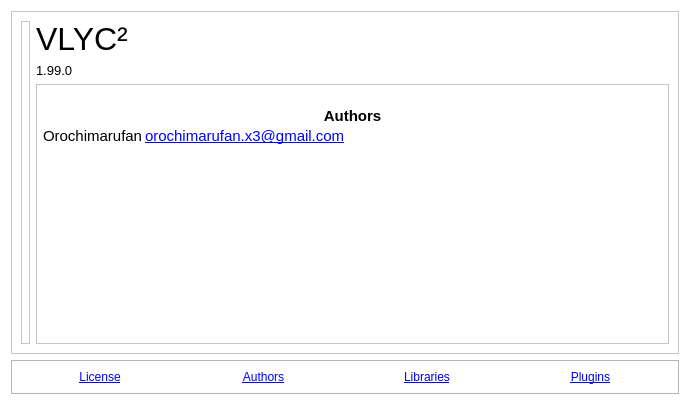
<?xml version="1.0" encoding="UTF-8"?>
<ui version="4.0">
 <class>About</class>
 <widget class="QWidget" name="About">
  <property name="geometry">
   <rect>
    <x>0</x>
    <y>0</y>
    <width>690</width>
    <height>405</height>
   </rect>
  </property>
  <property name="sizePolicy">
   <sizepolicy hsizetype="Fixed" vsizetype="Fixed">
    <horstretch>0</horstretch>
    <verstretch>0</verstretch>
   </sizepolicy>
  </property>
  <property name="minimumSize">
   <size>
    <width>690</width>
    <height>400</height>
   </size>
  </property>
  <property name="palette">
   <palette>
    <active>
     <colorrole role="Base">
      <brush brushstyle="SolidPattern">
       <color alpha="255">
        <red>255</red>
        <green>255</green>
        <blue>255</blue>
       </color>
      </brush>
     </colorrole>
     <colorrole role="Window">
      <brush brushstyle="SolidPattern">
       <color alpha="255">
        <red>255</red>
        <green>255</green>
        <blue>255</blue>
       </color>
      </brush>
     </colorrole>
    </active>
    <inactive>
     <colorrole role="Base">
      <brush brushstyle="SolidPattern">
       <color alpha="255">
        <red>255</red>
        <green>255</green>
        <blue>255</blue>
       </color>
      </brush>
     </colorrole>
     <colorrole role="Window">
      <brush brushstyle="SolidPattern">
       <color alpha="255">
        <red>255</red>
        <green>255</green>
        <blue>255</blue>
       </color>
      </brush>
     </colorrole>
    </inactive>
    <disabled>
     <colorrole role="Base">
      <brush brushstyle="SolidPattern">
       <color alpha="255">
        <red>255</red>
        <green>255</green>
        <blue>255</blue>
       </color>
      </brush>
     </colorrole>
     <colorrole role="Window">
      <brush brushstyle="SolidPattern">
       <color alpha="255">
        <red>255</red>
        <green>255</green>
        <blue>255</blue>
       </color>
      </brush>
     </colorrole>
    </disabled>
   </palette>
  </property>
  <property name="windowTitle">
   <string>About</string>
  </property>
  <layout class="QVBoxLayout" name="verticalLayout">
   <item>
    <widget class="QFrame" name="frame">
     <property name="palette">
      <palette>
       <active>
        <colorrole role="Base">
         <brush brushstyle="SolidPattern">
          <color alpha="255">
           <red>255</red>
           <green>255</green>
           <blue>255</blue>
          </color>
         </brush>
        </colorrole>
        <colorrole role="Window">
         <brush brushstyle="SolidPattern">
          <color alpha="255">
           <red>255</red>
           <green>255</green>
           <blue>255</blue>
          </color>
         </brush>
        </colorrole>
       </active>
       <inactive>
        <colorrole role="Base">
         <brush brushstyle="SolidPattern">
          <color alpha="255">
           <red>255</red>
           <green>255</green>
           <blue>255</blue>
          </color>
         </brush>
        </colorrole>
        <colorrole role="Window">
         <brush brushstyle="SolidPattern">
          <color alpha="255">
           <red>255</red>
           <green>255</green>
           <blue>255</blue>
          </color>
         </brush>
        </colorrole>
       </inactive>
       <disabled>
        <colorrole role="Base">
         <brush brushstyle="SolidPattern">
          <color alpha="255">
           <red>255</red>
           <green>255</green>
           <blue>255</blue>
          </color>
         </brush>
        </colorrole>
        <colorrole role="Window">
         <brush brushstyle="SolidPattern">
          <color alpha="255">
           <red>255</red>
           <green>255</green>
           <blue>255</blue>
          </color>
         </brush>
        </colorrole>
       </disabled>
      </palette>
     </property>
     <property name="frameShape">
      <enum>QFrame::StyledPanel</enum>
     </property>
     <property name="frameShadow">
      <enum>QFrame::Raised</enum>
     </property>
     <layout class="QGridLayout" name="gridLayout">
      <item row="0" column="1">
       <widget class="QLabel" name="appname">
        <property name="font">
         <font>
          <pointsize>24</pointsize>
         </font>
        </property>
        <property name="text">
         <string>VLYC²</string>
        </property>
       </widget>
      </item>
      <item row="1" column="1">
       <widget class="QLabel" name="appver">
        <property name="palette">
         <palette>
          <active>
           <colorrole role="Text">
            <brush brushstyle="SolidPattern">
             <color alpha="255">
              <red>92</red>
              <green>93</green>
              <blue>93</blue>
             </color>
            </brush>
           </colorrole>
          </active>
          <inactive>
           <colorrole role="Text">
            <brush brushstyle="SolidPattern">
             <color alpha="255">
              <red>92</red>
              <green>93</green>
              <blue>93</blue>
             </color>
            </brush>
           </colorrole>
          </inactive>
          <disabled>
           <colorrole role="Text">
            <brush brushstyle="SolidPattern">
             <color alpha="255">
              <red>143</red>
              <green>146</green>
              <blue>147</blue>
             </color>
            </brush>
           </colorrole>
          </disabled>
         </palette>
        </property>
        <property name="font">
         <font>
          <pointsize>10</pointsize>
         </font>
        </property>
        <property name="text">
         <string>1.99.0</string>
        </property>
       </widget>
      </item>
      <item row="2" column="1">
       <widget class="QStackedWidget" name="stackedWidget">
        <property name="lineWidth">
         <number>0</number>
        </property>
        <property name="currentIndex">
         <number>1</number>
        </property>
        <widget class="QTextEdit" name="licensePage">
         <property name="font">
          <font>
           <family>Courier</family>
           <pointsize>9</pointsize>
          </font>
         </property>
         <property name="frameShadow">
          <enum>QFrame::Plain</enum>
         </property>
         <property name="html">
          <string>&lt;!DOCTYPE HTML PUBLIC &quot;-//W3C//DTD HTML 4.0//EN&quot; &quot;http://www.w3.org/TR/REC-html40/strict.dtd&quot;&gt;
&lt;html&gt;&lt;head&gt;&lt;meta name=&quot;qrichtext&quot; content=&quot;1&quot; /&gt;&lt;title&gt;GNU General Public License v3.0 - GNU Project - Free Software Foundation (FSF)&lt;/title&gt;&lt;style type=&quot;text/css&quot;&gt;
p, li { white-space: pre-wrap; }
&lt;/style&gt;&lt;/head&gt;&lt;body style=&quot; font-family:'Courier'; font-size:9pt; font-weight:400; font-style:normal;&quot;&gt;
&lt;p style=&quot; margin-top:18px; margin-bottom:12px; margin-left:0px; margin-right:0px; -qt-block-indent:0; text-indent:0px;&quot;&gt;&lt;span style=&quot; font-size:xx-large; font-weight:600;&quot;&gt;License&lt;/span&gt;&lt;/p&gt;
&lt;p style=&quot; margin-top:12px; margin-bottom:12px; margin-left:0px; margin-right:0px; -qt-block-indent:0; text-indent:0px;&quot;&gt;&lt;span style=&quot; font-weight:600;&quot;&gt;GNU GENERAL PUBLIC LICENSE&lt;/span&gt;&lt;/p&gt;
&lt;p style=&quot; margin-top:12px; margin-bottom:12px; margin-left:0px; margin-right:0px; -qt-block-indent:0; text-indent:0px;&quot;&gt;Version 3, 29 June 2007 &lt;/p&gt;
&lt;p style=&quot; margin-top:12px; margin-bottom:12px; margin-left:0px; margin-right:0px; -qt-block-indent:0; text-indent:0px;&quot;&gt;Copyright © 2007 Free Software Foundation, Inc. &amp;lt;&lt;a href=&quot;http://fsf.org/&quot;&gt;&lt;span style=&quot; text-decoration: underline; color:#0000ff;&quot;&gt;http://fsf.org/&lt;/span&gt;&lt;/a&gt;&amp;gt;&lt;/p&gt;
&lt;p style=&quot; margin-top:12px; margin-bottom:12px; margin-left:0px; margin-right:0px; -qt-block-indent:0; text-indent:0px;&quot;&gt;Everyone is permitted to copy and distribute verbatim copies of this license document, but changing it is not allowed. &lt;/p&gt;
&lt;p style=&quot; margin-top:0px; margin-bottom:0px; margin-left:0px; margin-right:0px; -qt-block-indent:0; text-indent:0px;&quot;&gt;&lt;a name=&quot;preamble&quot;&gt;&lt;/a&gt;&lt;span style=&quot; font-weight:600;&quot;&gt;P&lt;/span&gt;&lt;span style=&quot; font-weight:600;&quot;&gt;reamble&lt;/span&gt;&lt;/p&gt;
&lt;p style=&quot; margin-top:12px; margin-bottom:12px; margin-left:0px; margin-right:0px; -qt-block-indent:0; text-indent:0px;&quot;&gt;The GNU General Public License is a free, copyleft license for software and other kinds of works. &lt;/p&gt;
&lt;p style=&quot; margin-top:12px; margin-bottom:12px; margin-left:0px; margin-right:0px; -qt-block-indent:0; text-indent:0px;&quot;&gt;The licenses for most software and other practical works are designed to take away your freedom to share and change the works. By contrast, the GNU General Public License is intended to guarantee your freedom to share and change all versions of a program--to make sure it remains free software for all its users. We, the Free Software Foundation, use the GNU General Public License for most of our software; it applies also to any other work released this way by its authors. You can apply it to your programs, too. &lt;/p&gt;
&lt;p style=&quot; margin-top:12px; margin-bottom:12px; margin-left:0px; margin-right:0px; -qt-block-indent:0; text-indent:0px;&quot;&gt;When we speak of free software, we are referring to freedom, not price. Our General Public Licenses are designed to make sure that you have the freedom to distribute copies of free software (and charge for them if you wish), that you receive source code or can get it if you want it, that you can change the software or use pieces of it in new free programs, and that you know you can do these things. &lt;/p&gt;
&lt;p style=&quot; margin-top:12px; margin-bottom:12px; margin-left:0px; margin-right:0px; -qt-block-indent:0; text-indent:0px;&quot;&gt;To protect your rights, we need to prevent others from denying you these rights or asking you to surrender the rights. Therefore, you have certain responsibilities if you distribute copies of the software, or if you modify it: responsibilities to respect the freedom of others. &lt;/p&gt;
&lt;p style=&quot; margin-top:12px; margin-bottom:12px; margin-left:0px; margin-right:0px; -qt-block-indent:0; text-indent:0px;&quot;&gt;For example, if you distribute copies of such a program, whether gratis or for a fee, you must pass on to the recipients the same freedoms that you received. You must make sure that they, too, receive or can get the source code. And you must show them these terms so they know their rights. &lt;/p&gt;
&lt;p style=&quot; margin-top:12px; margin-bottom:12px; margin-left:0px; margin-right:0px; -qt-block-indent:0; text-indent:0px;&quot;&gt;Developers that use the GNU GPL protect your rights with two steps: (1) assert copyright on the software, and (2) offer you this License giving you legal permission to copy, distribute and/or modify it. &lt;/p&gt;
&lt;p style=&quot; margin-top:12px; margin-bottom:12px; margin-left:0px; margin-right:0px; -qt-block-indent:0; text-indent:0px;&quot;&gt;For the developers' and authors' protection, the GPL clearly explains that there is no warranty for this free software. For both users' and authors' sake, the GPL requires that modified versions be marked as changed, so that their problems will not be attributed erroneously to authors of previous versions. &lt;/p&gt;
&lt;p style=&quot; margin-top:12px; margin-bottom:12px; margin-left:0px; margin-right:0px; -qt-block-indent:0; text-indent:0px;&quot;&gt;Some devices are designed to deny users access to install or run modified versions of the software inside them, although the manufacturer can do so. This is fundamentally incompatible with the aim of protecting users' freedom to change the software. The systematic pattern of such abuse occurs in the area of products for individuals to use, which is precisely where it is most unacceptable. Therefore, we have designed this version of the GPL to prohibit the practice for those products. If such problems arise substantially in other domains, we stand ready to extend this provision to those domains in future versions of the GPL, as needed to protect the freedom of users. &lt;/p&gt;
&lt;p style=&quot; margin-top:12px; margin-bottom:12px; margin-left:0px; margin-right:0px; -qt-block-indent:0; text-indent:0px;&quot;&gt;Finally, every program is threatened constantly by software patents. States should not allow patents to restrict development and use of software on general-purpose computers, but in those that do, we wish to avoid the special danger that patents applied to a free program could make it effectively proprietary. To prevent this, the GPL assures that patents cannot be used to render the program non-free. &lt;/p&gt;
&lt;p style=&quot; margin-top:12px; margin-bottom:12px; margin-left:0px; margin-right:0px; -qt-block-indent:0; text-indent:0px;&quot;&gt;The precise terms and conditions for copying, distribution and modification follow. &lt;/p&gt;
&lt;p style=&quot; margin-top:0px; margin-bottom:0px; margin-left:0px; margin-right:0px; -qt-block-indent:0; text-indent:0px;&quot;&gt;&lt;a name=&quot;terms&quot;&gt;&lt;/a&gt;&lt;span style=&quot; font-weight:600;&quot;&gt;T&lt;/span&gt;&lt;span style=&quot; font-weight:600;&quot;&gt;ERMS AND CONDITIONS&lt;/span&gt;&lt;/p&gt;
&lt;p style=&quot; margin-top:0px; margin-bottom:0px; margin-left:0px; margin-right:0px; -qt-block-indent:0; text-indent:0px;&quot;&gt;&lt;a name=&quot;section0&quot;&gt;&lt;/a&gt;&lt;span style=&quot; font-weight:600;&quot;&gt;0&lt;/span&gt;&lt;span style=&quot; font-weight:600;&quot;&gt;. Definitions.&lt;/span&gt;&lt;/p&gt;
&lt;p style=&quot; margin-top:12px; margin-bottom:12px; margin-left:0px; margin-right:0px; -qt-block-indent:0; text-indent:0px;&quot;&gt;“This License” refers to version 3 of the GNU General Public License. &lt;/p&gt;
&lt;p style=&quot; margin-top:12px; margin-bottom:12px; margin-left:0px; margin-right:0px; -qt-block-indent:0; text-indent:0px;&quot;&gt;“Copyright” also means copyright-like laws that apply to other kinds of works, such as semiconductor masks. &lt;/p&gt;
&lt;p style=&quot; margin-top:12px; margin-bottom:12px; margin-left:0px; margin-right:0px; -qt-block-indent:0; text-indent:0px;&quot;&gt;“The Program” refers to any copyrightable work licensed under this License. Each licensee is addressed as “you”. “Licensees” and “recipients” may be individuals or organizations. &lt;/p&gt;
&lt;p style=&quot; margin-top:12px; margin-bottom:12px; margin-left:0px; margin-right:0px; -qt-block-indent:0; text-indent:0px;&quot;&gt;To “modify” a work means to copy from or adapt all or part of the work in a fashion requiring copyright permission, other than the making of an exact copy. The resulting work is called a “modified version” of the earlier work or a work “based on” the earlier work. &lt;/p&gt;
&lt;p style=&quot; margin-top:12px; margin-bottom:12px; margin-left:0px; margin-right:0px; -qt-block-indent:0; text-indent:0px;&quot;&gt;A “covered work” means either the unmodified Program or a work based on the Program. &lt;/p&gt;
&lt;p style=&quot; margin-top:12px; margin-bottom:12px; margin-left:0px; margin-right:0px; -qt-block-indent:0; text-indent:0px;&quot;&gt;To “propagate” a work means to do anything with it that, without permission, would make you directly or secondarily liable for infringement under applicable copyright law, except executing it on a computer or modifying a private copy. Propagation includes copying, distribution (with or without modification), making available to the public, and in some countries other activities as well. &lt;/p&gt;
&lt;p style=&quot; margin-top:12px; margin-bottom:12px; margin-left:0px; margin-right:0px; -qt-block-indent:0; text-indent:0px;&quot;&gt;To “convey” a work means any kind of propagation that enables other parties to make or receive copies. Mere interaction with a user through a computer network, with no transfer of a copy, is not conveying. &lt;/p&gt;
&lt;p style=&quot; margin-top:12px; margin-bottom:12px; margin-left:0px; margin-right:0px; -qt-block-indent:0; text-indent:0px;&quot;&gt;An interactive user interface displays “Appropriate Legal Notices” to the extent that it includes a convenient and prominently visible feature that (1) displays an appropriate copyright notice, and (2) tells the user that there is no warranty for the work (except to the extent that warranties are provided), that licensees may convey the work under this License, and how to view a copy of this License. If the interface presents a list of user commands or options, such as a menu, a prominent item in the list meets this criterion. &lt;/p&gt;
&lt;p style=&quot; margin-top:0px; margin-bottom:0px; margin-left:0px; margin-right:0px; -qt-block-indent:0; text-indent:0px;&quot;&gt;&lt;a name=&quot;section1&quot;&gt;&lt;/a&gt;&lt;span style=&quot; font-weight:600;&quot;&gt;1&lt;/span&gt;&lt;span style=&quot; font-weight:600;&quot;&gt;. Source Code.&lt;/span&gt;&lt;/p&gt;
&lt;p style=&quot; margin-top:12px; margin-bottom:12px; margin-left:0px; margin-right:0px; -qt-block-indent:0; text-indent:0px;&quot;&gt;The “source code” for a work means the preferred form of the work for making modifications to it. “Object code” means any non-source form of a work. &lt;/p&gt;
&lt;p style=&quot; margin-top:12px; margin-bottom:12px; margin-left:0px; margin-right:0px; -qt-block-indent:0; text-indent:0px;&quot;&gt;A “Standard Interface” means an interface that either is an official standard defined by a recognized standards body, or, in the case of interfaces specified for a particular programming language, one that is widely used among developers working in that language. &lt;/p&gt;
&lt;p style=&quot; margin-top:12px; margin-bottom:12px; margin-left:0px; margin-right:0px; -qt-block-indent:0; text-indent:0px;&quot;&gt;The “System Libraries” of an executable work include anything, other than the work as a whole, that (a) is included in the normal form of packaging a Major Component, but which is not part of that Major Component, and (b) serves only to enable use of the work with that Major Component, or to implement a Standard Interface for which an implementation is available to the public in source code form. A “Major Component”, in this context, means a major essential component (kernel, window system, and so on) of the specific operating system (if any) on which the executable work runs, or a compiler used to produce the work, or an object code interpreter used to run it. &lt;/p&gt;
&lt;p style=&quot; margin-top:12px; margin-bottom:12px; margin-left:0px; margin-right:0px; -qt-block-indent:0; text-indent:0px;&quot;&gt;The “Corresponding Source” for a work in object code form means all the source code needed to generate, install, and (for an executable work) run the object code and to modify the work, including scripts to control those activities. However, it does not include the work's System Libraries, or general-purpose tools or generally available free programs which are used unmodified in performing those activities but which are not part of the work. For example, Corresponding Source includes interface definition files associated with source files for the work, and the source code for shared libraries and dynamically linked subprograms that the work is specifically designed to require, such as by intimate data communication or control flow between those subprograms and other parts of the work. &lt;/p&gt;
&lt;p style=&quot; margin-top:12px; margin-bottom:12px; margin-left:0px; margin-right:0px; -qt-block-indent:0; text-indent:0px;&quot;&gt;The Corresponding Source need not include anything that users can regenerate automatically from other parts of the Corresponding Source. &lt;/p&gt;
&lt;p style=&quot; margin-top:12px; margin-bottom:12px; margin-left:0px; margin-right:0px; -qt-block-indent:0; text-indent:0px;&quot;&gt;The Corresponding Source for a work in source code form is that same work. &lt;/p&gt;
&lt;p style=&quot; margin-top:0px; margin-bottom:0px; margin-left:0px; margin-right:0px; -qt-block-indent:0; text-indent:0px;&quot;&gt;&lt;a name=&quot;section2&quot;&gt;&lt;/a&gt;&lt;span style=&quot; font-weight:600;&quot;&gt;2&lt;/span&gt;&lt;span style=&quot; font-weight:600;&quot;&gt;. Basic Permissions.&lt;/span&gt;&lt;/p&gt;
&lt;p style=&quot; margin-top:12px; margin-bottom:12px; margin-left:0px; margin-right:0px; -qt-block-indent:0; text-indent:0px;&quot;&gt;All rights granted under this License are granted for the term of copyright on the Program, and are irrevocable provided the stated conditions are met. This License explicitly affirms your unlimited permission to run the unmodified Program. The output from running a covered work is covered by this License only if the output, given its content, constitutes a covered work. This License acknowledges your rights of fair use or other equivalent, as provided by copyright law. &lt;/p&gt;
&lt;p style=&quot; margin-top:12px; margin-bottom:12px; margin-left:0px; margin-right:0px; -qt-block-indent:0; text-indent:0px;&quot;&gt;You may make, run and propagate covered works that you do not convey, without conditions so long as your license otherwise remains in force. You may convey covered works to others for the sole purpose of having them make modifications exclusively for you, or provide you with facilities for running those works, provided that you comply with the terms of this License in conveying all material for which you do not control copyright. Those thus making or running the covered works for you must do so exclusively on your behalf, under your direction and control, on terms that prohibit them from making any copies of your copyrighted material outside their relationship with you. &lt;/p&gt;
&lt;p style=&quot; margin-top:12px; margin-bottom:12px; margin-left:0px; margin-right:0px; -qt-block-indent:0; text-indent:0px;&quot;&gt;Conveying under any other circumstances is permitted solely under the conditions stated below. Sublicensing is not allowed; section 10 makes it unnecessary. &lt;/p&gt;
&lt;p style=&quot; margin-top:0px; margin-bottom:0px; margin-left:0px; margin-right:0px; -qt-block-indent:0; text-indent:0px;&quot;&gt;&lt;a name=&quot;section3&quot;&gt;&lt;/a&gt;&lt;span style=&quot; font-weight:600;&quot;&gt;3&lt;/span&gt;&lt;span style=&quot; font-weight:600;&quot;&gt;. Protecting Users' Legal Rights From Anti-Circumvention Law.&lt;/span&gt;&lt;/p&gt;
&lt;p style=&quot; margin-top:12px; margin-bottom:12px; margin-left:0px; margin-right:0px; -qt-block-indent:0; text-indent:0px;&quot;&gt;No covered work shall be deemed part of an effective technological measure under any applicable law fulfilling obligations under article 11 of the WIPO copyright treaty adopted on 20 December 1996, or similar laws prohibiting or restricting circumvention of such measures. &lt;/p&gt;
&lt;p style=&quot; margin-top:12px; margin-bottom:12px; margin-left:0px; margin-right:0px; -qt-block-indent:0; text-indent:0px;&quot;&gt;When you convey a covered work, you waive any legal power to forbid circumvention of technological measures to the extent such circumvention is effected by exercising rights under this License with respect to the covered work, and you disclaim any intention to limit operation or modification of the work as a means of enforcing, against the work's users, your or third parties' legal rights to forbid circumvention of technological measures. &lt;/p&gt;
&lt;p style=&quot; margin-top:0px; margin-bottom:0px; margin-left:0px; margin-right:0px; -qt-block-indent:0; text-indent:0px;&quot;&gt;&lt;a name=&quot;section4&quot;&gt;&lt;/a&gt;&lt;span style=&quot; font-weight:600;&quot;&gt;4&lt;/span&gt;&lt;span style=&quot; font-weight:600;&quot;&gt;. Conveying Verbatim Copies.&lt;/span&gt;&lt;/p&gt;
&lt;p style=&quot; margin-top:12px; margin-bottom:12px; margin-left:0px; margin-right:0px; -qt-block-indent:0; text-indent:0px;&quot;&gt;You may convey verbatim copies of the Program's source code as you receive it, in any medium, provided that you conspicuously and appropriately publish on each copy an appropriate copyright notice; keep intact all notices stating that this License and any non-permissive terms added in accord with section 7 apply to the code; keep intact all notices of the absence of any warranty; and give all recipients a copy of this License along with the Program. &lt;/p&gt;
&lt;p style=&quot; margin-top:12px; margin-bottom:12px; margin-left:0px; margin-right:0px; -qt-block-indent:0; text-indent:0px;&quot;&gt;You may charge any price or no price for each copy that you convey, and you may offer support or warranty protection for a fee. &lt;/p&gt;
&lt;p style=&quot; margin-top:0px; margin-bottom:0px; margin-left:0px; margin-right:0px; -qt-block-indent:0; text-indent:0px;&quot;&gt;&lt;a name=&quot;section5&quot;&gt;&lt;/a&gt;&lt;span style=&quot; font-weight:600;&quot;&gt;5&lt;/span&gt;&lt;span style=&quot; font-weight:600;&quot;&gt;. Conveying Modified Source Versions.&lt;/span&gt;&lt;/p&gt;
&lt;p style=&quot; margin-top:12px; margin-bottom:12px; margin-left:0px; margin-right:0px; -qt-block-indent:0; text-indent:0px;&quot;&gt;You may convey a work based on the Program, or the modifications to produce it from the Program, in the form of source code under the terms of section 4, provided that you also meet all of these conditions: &lt;/p&gt;&lt;/body&gt;&lt;/html&gt;</string>
         </property>
         <property name="textInteractionFlags">
          <set>Qt::TextSelectableByKeyboard|Qt::TextSelectableByMouse</set>
         </property>
        </widget>
        <widget class="QTextEdit" name="authorsPage">
         <property name="frameShadow">
          <enum>QFrame::Plain</enum>
         </property>
         <property name="html">
          <string>&lt;!DOCTYPE HTML PUBLIC &quot;-//W3C//DTD HTML 4.0//EN&quot; &quot;http://www.w3.org/TR/REC-html40/strict.dtd&quot;&gt;
&lt;html&gt;&lt;head&gt;&lt;meta name=&quot;qrichtext&quot; content=&quot;1&quot; /&gt;&lt;style type=&quot;text/css&quot;&gt;
p, li { white-space: pre-wrap; }
&lt;/style&gt;&lt;/head&gt;&lt;body style=&quot; font-family:'Sans Serif'; font-size:9pt; font-weight:400; font-style:normal;&quot;&gt;
&lt;p style=&quot;-qt-paragraph-type:empty; margin-top:0px; margin-bottom:0px; margin-left:0px; margin-right:0px; -qt-block-indent:0; text-indent:0px; font-family:'Cantarell'; font-size:11pt;&quot;&gt;&lt;br /&gt;&lt;/p&gt;
&lt;p align=&quot;center&quot; style=&quot; margin-top:0px; margin-bottom:0px; margin-left:0px; margin-right:0px; -qt-block-indent:0; text-indent:0px;&quot;&gt;&lt;span style=&quot; font-family:'Cantarell'; font-size:11pt; font-weight:600;&quot;&gt;Authors&lt;/span&gt;&lt;/p&gt;
&lt;table border=&quot;0&quot; style=&quot; margin-top:0px; margin-bottom:0px; margin-left:0px; margin-right:0px;&quot; cellspacing=&quot;2&quot; cellpadding=&quot;0&quot;&gt;
&lt;tr&gt;
&lt;td&gt;
&lt;p style=&quot; margin-top:0px; margin-bottom:0px; margin-left:0px; margin-right:0px; -qt-block-indent:0; text-indent:0px;&quot;&gt;&lt;span style=&quot; font-family:'Cantarell'; font-size:11pt;&quot;&gt;Orochimarufan&lt;/span&gt;&lt;/p&gt;&lt;/td&gt;
&lt;td&gt;
&lt;p style=&quot; margin-top:0px; margin-bottom:0px; margin-left:0px; margin-right:0px; -qt-block-indent:0; text-indent:0px;&quot;&gt;&lt;a href=&quot;mailto:orochimarufan.x3@gmail.com&quot;&gt;&lt;span style=&quot; font-family:'Cantarell'; font-size:11pt; text-decoration: underline; color:#0000ff;&quot;&gt;orochimarufan.x3@gmail.com&lt;/span&gt;&lt;/a&gt;&lt;/p&gt;&lt;/td&gt;&lt;/tr&gt;&lt;/table&gt;&lt;/body&gt;&lt;/html&gt;</string>
         </property>
         <property name="textInteractionFlags">
          <set>Qt::NoTextInteraction</set>
         </property>
        </widget>
        <widget class="QTextEdit" name="versionsPage">
         <property name="frameShadow">
          <enum>QFrame::Plain</enum>
         </property>
         <property name="textInteractionFlags">
          <set>Qt::LinksAccessibleByKeyboard|Qt::LinksAccessibleByMouse</set>
         </property>
        </widget>
        <widget class="QWidget" name="pluginsPage">
         <layout class="QVBoxLayout" name="verticalLayout_2">
          <item>
           <widget class="QTableWidget" name="pluginTable">
            <property name="sizePolicy">
             <sizepolicy hsizetype="Expanding" vsizetype="Expanding">
              <horstretch>0</horstretch>
              <verstretch>2</verstretch>
             </sizepolicy>
            </property>
            <property name="selectionMode">
             <enum>QAbstractItemView::SingleSelection</enum>
            </property>
            <property name="selectionBehavior">
             <enum>QAbstractItemView::SelectRows</enum>
            </property>
            <property name="gridStyle">
             <enum>Qt::NoPen</enum>
            </property>
            <property name="sortingEnabled">
             <bool>true</bool>
            </property>
            <attribute name="verticalHeaderVisible">
             <bool>false</bool>
            </attribute>
            <column>
             <property name="text">
              <string>Name</string>
             </property>
            </column>
            <column>
             <property name="text">
              <string>Version</string>
             </property>
            </column>
            <column>
             <property name="text">
              <string>Author</string>
             </property>
            </column>
           </widget>
          </item>
          <item>
           <widget class="QTextEdit" name="pluginDescription">
            <property name="sizePolicy">
             <sizepolicy hsizetype="Expanding" vsizetype="Expanding">
              <horstretch>0</horstretch>
              <verstretch>1</verstretch>
             </sizepolicy>
            </property>
           </widget>
          </item>
         </layout>
        </widget>
       </widget>
      </item>
      <item row="0" column="0" rowspan="3">
       <widget class="QLabel" name="cone">
        <property name="frameShape">
         <enum>QFrame::StyledPanel</enum>
        </property>
        <property name="pixmap">
         <pixmap resource="../../vlyc.qrc">:/vlyc/res/vlyc2.png</pixmap>
        </property>
        <property name="scaledContents">
         <bool>true</bool>
        </property>
        <property name="alignment">
         <set>Qt::AlignCenter</set>
        </property>
       </widget>
      </item>
     </layout>
    </widget>
   </item>
   <item>
    <widget class="QFrame" name="footer">
     <property name="palette">
      <palette>
       <active>
        <colorrole role="Base">
         <brush brushstyle="SolidPattern">
          <color alpha="255">
           <red>255</red>
           <green>255</green>
           <blue>255</blue>
          </color>
         </brush>
        </colorrole>
        <colorrole role="Window">
         <brush brushstyle="SolidPattern">
          <color alpha="255">
           <red>235</red>
           <green>235</green>
           <blue>235</blue>
          </color>
         </brush>
        </colorrole>
       </active>
       <inactive>
        <colorrole role="Base">
         <brush brushstyle="SolidPattern">
          <color alpha="255">
           <red>255</red>
           <green>255</green>
           <blue>255</blue>
          </color>
         </brush>
        </colorrole>
        <colorrole role="Window">
         <brush brushstyle="SolidPattern">
          <color alpha="255">
           <red>235</red>
           <green>235</green>
           <blue>235</blue>
          </color>
         </brush>
        </colorrole>
       </inactive>
       <disabled>
        <colorrole role="Base">
         <brush brushstyle="SolidPattern">
          <color alpha="255">
           <red>235</red>
           <green>235</green>
           <blue>235</blue>
          </color>
         </brush>
        </colorrole>
        <colorrole role="Window">
         <brush brushstyle="SolidPattern">
          <color alpha="255">
           <red>235</red>
           <green>235</green>
           <blue>235</blue>
          </color>
         </brush>
        </colorrole>
       </disabled>
      </palette>
     </property>
     <property name="frameShape">
      <enum>QFrame::StyledPanel</enum>
     </property>
     <property name="frameShadow">
      <enum>QFrame::Raised</enum>
     </property>
     <layout class="QHBoxLayout" name="horizontalLayout">
      <item>
       <widget class="QLabel" name="licenseLink">
        <property name="text">
         <string>&lt;html&gt;&lt;head/&gt;&lt;body&gt;&lt;p&gt;&lt;a href=&quot;page:0&quot;&gt;&lt;span style=&quot; text-decoration: underline; color:#0000ff;&quot;&gt;License&lt;/span&gt;&lt;/a&gt;&lt;/p&gt;&lt;/body&gt;&lt;/html&gt;</string>
        </property>
        <property name="alignment">
         <set>Qt::AlignCenter</set>
        </property>
       </widget>
      </item>
      <item>
       <widget class="QLabel" name="authorsLink">
        <property name="text">
         <string>&lt;html&gt;&lt;head/&gt;&lt;body&gt;&lt;p&gt;&lt;a href=&quot;page:1&quot;&gt;&lt;span style=&quot; text-decoration: underline; color:#0000ff;&quot;&gt;Authors&lt;/span&gt;&lt;/a&gt;&lt;/p&gt;&lt;/body&gt;&lt;/html&gt;</string>
        </property>
        <property name="alignment">
         <set>Qt::AlignCenter</set>
        </property>
       </widget>
      </item>
      <item>
       <widget class="QLabel" name="versionsLink">
        <property name="text">
         <string>&lt;html&gt;&lt;head/&gt;&lt;body&gt;&lt;p&gt;&lt;a href=&quot;page:2&quot;&gt;&lt;span style=&quot; text-decoration: underline; color:#0000ff;&quot;&gt;Libraries&lt;/span&gt;&lt;/a&gt;&lt;/p&gt;&lt;/body&gt;&lt;/html&gt;</string>
        </property>
        <property name="alignment">
         <set>Qt::AlignCenter</set>
        </property>
       </widget>
      </item>
      <item>
       <widget class="QLabel" name="pluginsLink">
        <property name="text">
         <string>&lt;html&gt;&lt;head/&gt;&lt;body&gt;&lt;p&gt;&lt;a href=&quot;page:3&quot;&gt;&lt;span style=&quot; text-decoration: underline; color:#0000ff;&quot;&gt;Plugins&lt;/span&gt;&lt;/a&gt;&lt;/p&gt;&lt;/body&gt;&lt;/html&gt;</string>
        </property>
        <property name="alignment">
         <set>Qt::AlignCenter</set>
        </property>
       </widget>
      </item>
     </layout>
    </widget>
   </item>
  </layout>
 </widget>
 <resources>
  <include location="../../vlyc.qrc"/>
 </resources>
 <connections/>
</ui>
